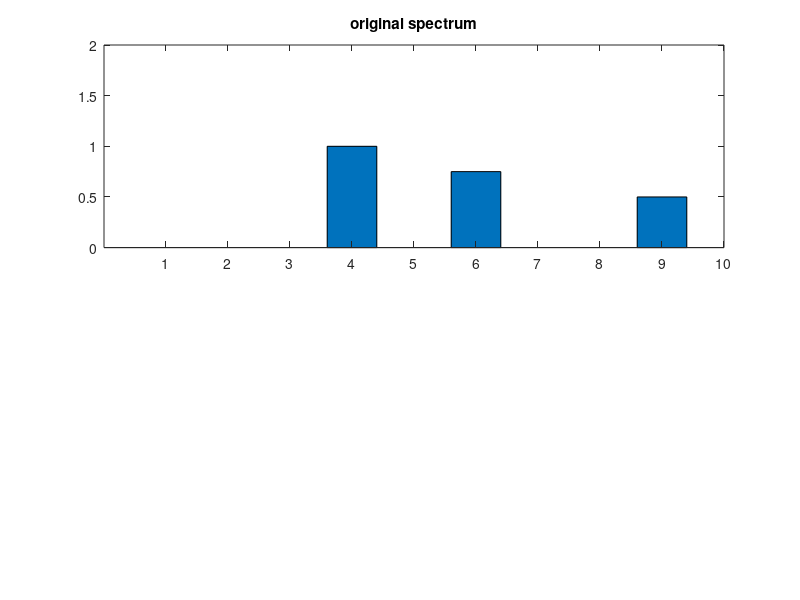

The MATLAB source for this figure: (Note: this script raises an error after producing the figure.)
close all
Fs  = 40000;       % Sampling frequency 8 kHz
N   = 80000;       % Tones of 100 ms
t   = (0:N-1)/Fs;  % N samples at Fs
pit = 2*pi*t;

f = zeros(N,1);

n = 10;
f0 = 110;


a = [0 0 0 1 0 0.75 0 0 0.5 0];
figure(1)
subplot(2,1,1)
bar(a)
title('original spectrum')
axis([0 10 0 2])
setw

for k=1:n
    f = f + a(k)*sin(k*f0*pit');
end

K = 365;
F = zeros(n,1);
figure(2)
subplot(3,1,1);plot(f(1:K))
axis([0 K -2 2]);
title('f: original function')
setw
enterpause
for k=1:n
    figure(2)
    z = sin(k*f0*pit');
    q = z.*f;
    subplot(3,1,2);plot(z(1:K));title(['b: basis frequency = ' num2str(k)])
    axis([0 K -2 2]);
    subplot(3,1,3);bar(q(1:K));
    axis([0 K -2 2]);
    setw
    F(k) = mean(q)*2;
    title(['\int f x b = ' sprintf('%5.4f',F(k))])

    figure(1)
    subplot(2,1,2)
    bar(abs(F))
    axis([0 10 0 2])
    hold on
    plot(k,0,'rx')
    hold off
    title('computed spectrum')

    
    enterpause
    
end

